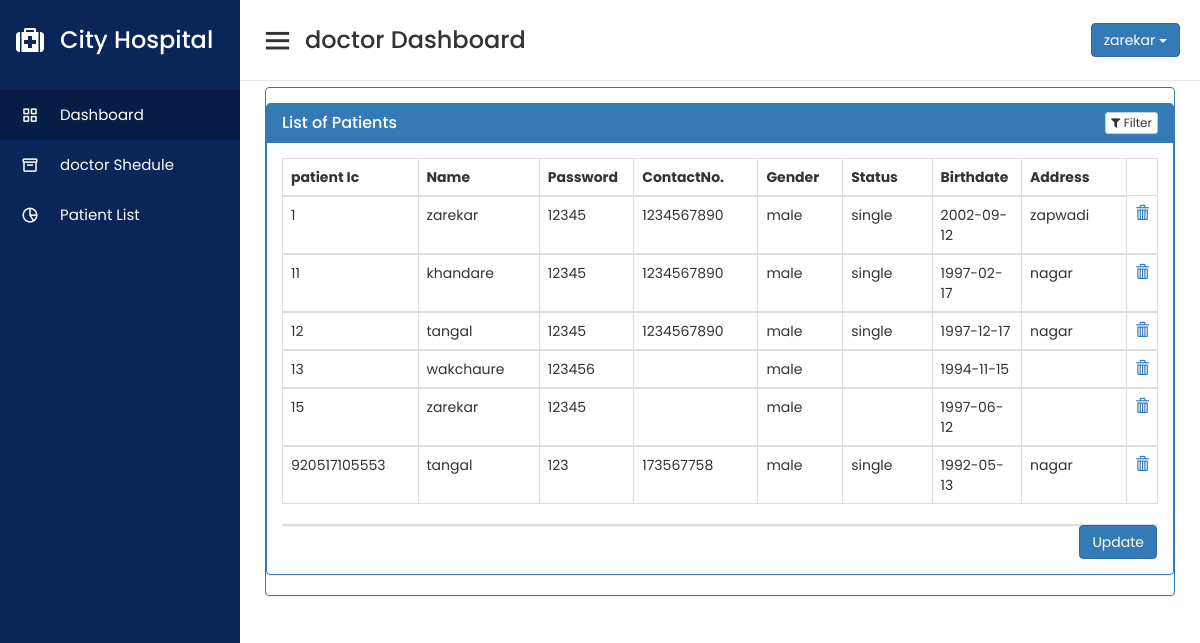
The app's page /doctor/patientlist.php (signed in) with its own data.
### tables this page shows
CREATE TABLE `doctor` (
  `icDoctor` bigint(12) NOT NULL,
  `password` varchar(20) NOT NULL,
  `doctorId` int(3) NOT NULL,
  `doctorFirstName` varchar(50) NOT NULL,
  `doctorLastName` varchar(50) NOT NULL,
  `doctorAddress` varchar(100) NOT NULL,
  `doctorPhone` varchar(15) NOT NULL,
  `doctorEmail` varchar(20) NOT NULL,
  `doctorDOB` date NOT NULL
);

CREATE TABLE `patient` (
  `icPatient` bigint(12) NOT NULL,
  `password` varchar(20) NOT NULL,
  `patientFirstName` varchar(20) NOT NULL,
  `patientLastName` varchar(20) NOT NULL,
  `patientMaritialStatus` varchar(10) DEFAULT NULL,
  `patientDOB` date NOT NULL,
  `patientGender` varchar(10) NOT NULL,
  `patientAddress` varchar(100) DEFAULT NULL,
  `patientPhone` varchar(15) DEFAULT NULL,
  `patientEmail` varchar(100) NOT NULL
);

### doctor/patientlist.php (the view, shortened to what this page needs)
<?php
include_once '../database/dbconnect.php';
$usersession = $_SESSION['doctorSession'];
$res = mysqli_query($con, "SELECT * FROM doctor WHERE doctorId=" . $usersession);
$userRow = mysqli_fetch_array($res, MYSQLI_ASSOC);
?>
<!DOCTYPE html>
<html lang="en" dir="ltr">
  <head>
    <link href="../assets/css/material.css" rel="stylesheet">
    <link href="../assets/css/sb-admin.css" rel="stylesheet">
    <link href="../doctor/doctordashboard_css.css" rel="stylesheet">
    <link href="../assets/css/style.css" rel="stylesheet">
    <link href="../assets/font-awesome/css/font-awesome.css" rel="stylesheet">
    <link rel="stylesheet" href="https://cdnjs.cloudflare.com/ajax/libs/font-awesome/4.7.0/css/font-awesome.min.css">
    <link rel="stylesheet" href="https://maxcdn.bootstrapcdn.com/bootstrap/3.4.1/css/bootstrap.min.css">
    <link href='https://unpkg.com/boxicons@2.0.7/css/boxicons.min.css' rel='stylesheet'>
   </head>
<body>
<div class="sidebar">
    <div class="logo-details">
      <i class='fa fa-medkit'></i>
      <span class="logo_name">City Hospital</span>
    </div>
      <ul class="nav-links">
        <li>
          <a href="../doctor/doctordashboard.php" class="active">
            <i class='bx bx-grid-alt' ></i>
            <span class="links_name"> Dashboard</span>
          </a>
        </li>
        <li>
          <a href="../doctor/addschedule.php">
            <i class='bx bx-box' ></i>
            <span class="links_name">doctor Shedule</span>
          </a>
        </li>
        <li>
          <a href="../doctor/patientlist.php">
            <i class='bx bx-pie-chart-alt-2' ></i>
            <span class="links_name">Patient List</span>
          </a>
        </li>
        <li>
        </li>
      </ul>
  </div>
  <section class="home-section">
    <nav>
      <div class="sidebar-button">
        <i class='bx bx-menu sidebarBtn'></i>
        <span class="dashboard">doctor Dashboard</span>
      </div>
                                          <div class="dropdown">
                                      <button class="btn btn-primary dropdown-toggle" type="button" data-toggle="dropdown"><?php echo $userRow['doctorLastName']; ?>
                                      <span class="caret"></span></button>
                                    </div>
    </nav>
    <div class="home-content">
      <div class="overview-boxes">
      <div id="page-wrapper">
            <div class="container-fluid">
                <div class="panel panel-primary">
<div class="panel panel-primary filterable">
                        <div class="panel-heading">
                            <h3 class="panel-title">List of Patients</h3>
                            <div class="pull-right">
                            <button class="btn btn-default btn-xs btn-filter"><span class="fa fa-filter"></span> Filter</button>
                        </div>
                        </div>
                        <div class="panel-body">
                        <table class="table table-hover table-bordered">
                            <thead>
                                <tr class="filters">
                                    <th><input type="text" class="form-control" placeholder="patient Ic" disabled></th>
                                    <th><input type="text" class="form-control" placeholder="Name" disabled></th>
                                    <th><input type="text" class="form-control" placeholder="Password" disabled></th>
                                    <th><input type="text" class="form-control" placeholder="ContactNo." disabled></th>
                                    <th><input type="text" class="form-control" placeholder="Gender" disabled></th>
                                    <th><input type="text" class="form-control" placeholder="Status" disabled></th>
                                    <th><input type="text" class="form-control" placeholder="Birthdate" disabled></th>
                                    <th><input type="text" class="form-control" placeholder="Address" disabled></th>
                                </tr>
                            </thead>
                            <?php
                            $result=mysqli_query($con,"SELECT * FROM patient");
                            while ($patientRow=mysqli_fetch_array($result)) {
                                echo "<tbody>";
                                echo "<tr>";
                                    echo "<td>" . $patientRow['icPatient'] . "</td>";
                                    echo "<td>" . $patientRow['patientLastName'] . "</td>";
                                    echo "<td>" . $patientRow['password'] . "</td>";
                                    echo "<td>" . $patientRow['patientPhone'] . "</td>";
                                    echo "<td>" . $patientRow['patientGender'] . "</td>";
                                    echo "<td>" . $patientRow['patientMaritialStatus'] . "</td>";
                                    echo "<td>" . $patientRow['patientDOB'] . "</td>";
                                    echo "<td>" . $patientRow['patientAddress'] . "</td>";
                                    echo "<form method='POST'>";
                                    echo "<td class='text-center'><a href='#' id='".$patientRow['icPatient']."' class='delete'><span class='glyphicon glyphicon-trash' aria-hidden='true'></span></a>
                            </td>";
                            }
                                echo "</tr>";
                           echo "</tbody>";
                       echo "</table>";
                       echo "<div class='panel panel-default'>";
                       echo "<div class='col-md-offset-3 pull-right'>";
                       echo "<button class='btn btn-primary' type='submit' value='Submit' name='submit'>Update</button>";
                        echo "</div>";
                        echo "</div>";
                        ?>
                        </div>
                    </div>
                </div>
            </div>
</body>
</html>

### assets/css/sb-admin.css (style rules this page uses)
body { margin-top: 100px; background-color: #222; }
@media (min-width:768px) { body { margin-top: 50px; } }
#page-wrapper { min-height: 900px !important; width: 100%; padding: 0; background-color: #fff; }
@media (min-width:768px) { #page-wrapper { padding: 10px; } }

### doctor/doctordashboard_css.css (style rules this page uses)
* { margin: 0; padding: 0; box-sizing: border-box; font-family: 'Poppins', sans-serif; }
.sidebar { position: fixed; height: 100%; width: 240px; background: #0A2558; transition: all 0.5s ease; }
.sidebar .logo-details { height: 80px; display: flex; align-items: center; }
.sidebar .logo-details i { font-size: 28px; font-weight: 500; color: #fff; min-width: 60px; text-align: center }
.sidebar .logo-details .logo_name { color: #fff; font-size: 24px; font-weight: 500; }
.sidebar .nav-links { margin-top: 10px; }
.sidebar .nav-links li { position: relative; list-style: none; height: 50px; }
.sidebar .nav-links li a { height: 100%; width: 100%; display: flex; align-items: center; text-decoration: none; transition: all 0.4s ease; }
.sidebar .nav-links li a.active { background: #081D45; }
.sidebar .nav-links li i { min-width: 60px; text-align: center; font-size: 18px; color: #fff; }
.sidebar .nav-links li a .links_name { color: #fff; font-size: 15px; font-weight: 400; white-space: nowrap; }
.home-section { position: relative; background: #f5f5f5; min-height: 100vh; width: calc(100% - 240px); left: 240px; transition: all 0.5s ease; }
.home-section nav { display: flex; justify-content: space-between; height: 80px; background: #fff; display: flex; align-items: center; position: fixed; width: calc(100% - 240px); left: 240px; z-index: 100; padding: 0 20px; box-shadow: 0 1px 1px rgba(0, 0, 0, 0.1); transition: all 0.5s ease; }
.home-section nav .sidebar-button { display: flex; align-items: center; font-size: 24px; font-weight: 500; }
nav .sidebar-button i { font-size: 35px; margin-right: 10px; }
.home-section .home-content { position: relative; padding-top: 77px; }
.home-content .overview-boxes { display: flex; align-items: center; justify-content: space-evenly; flex-wrap: wrap; padding: -1px 50px; margin-bottom: 23px; }
input { border: 3px solid #c4c4c4; border-radius: 10px; background-color: #fff; padding: 1px -2px; box-shadow: inset 0 3px 6px rgb(0 0 0 / 10%); width: 128px; margin: 5px; height: -4px; }

### assets/css/style.css (style rules this page uses)
.filterable { margin-top: 15px; }
.filterable .panel-heading .pull-right { margin-top: -20px; }
.filterable .filters input[disabled] { background-color: transparent; border: none; cursor: auto; box-shadow: none; padding: 0; height: auto; }

### records on screen
doctor: doctorLastName "zarekar"
patient: icPatient "1", patientLastName "zarekar", password "12345", patientPhone "1234567890", patientGender "male", patientMaritialStatus "single", patientDOB "2002-09-12", patientAddress "zapwadi"
patient: icPatient "11", patientLastName "khandare", password "12345", patientPhone "1234567890", patientGender "male", patientMaritialStatus "single", patientDOB "1997-02-17", patientAddress "nagar"
patient: icPatient "12", patientLastName "tangal", password "12345", patientPhone "1234567890", patientGender "male", patientMaritialStatus "single", patientDOB "1997-12-17", patientAddress "nagar"
patient: icPatient "13", patientLastName "wakchaure", password "123456", patientGender "male", patientDOB "1994-11-15"
patient: icPatient "15", patientLastName "zarekar", password "12345", patientGender "male", patientDOB "1997-06-12"
patient: icPatient "920517105553", patientLastName "tangal", password "123", patientPhone "173567758", patientGender "male", patientMaritialStatus "single", patientDOB "1992-05-13", patientAddress "nagar"
